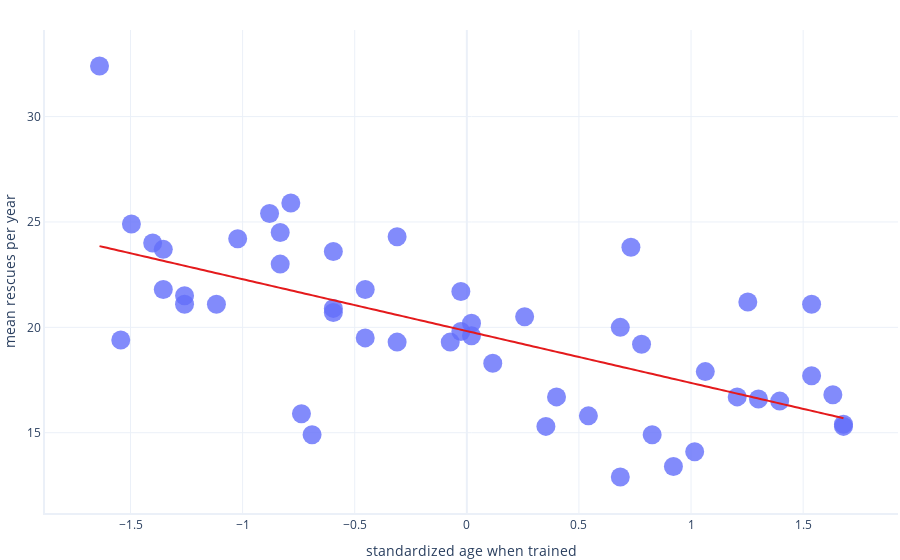

Notebook code for this chart:
### Markdown cell above
Despite still being allowed a maximum of 8000 iterations, the model stopped at the 5700 mark.

Why? Because this time, using the standardized feature, it was quickly able to reach a point where the cost could no longer be improved.

In other words, it "converged" much faster than the previous version.

### Code cell
# Plot the data and trendline again, after training with standardized feature
graphing.scatter_2D(data, "standardized_age_when_trained", "mean_rescues_per_year", trendline=model_norm.predict)
